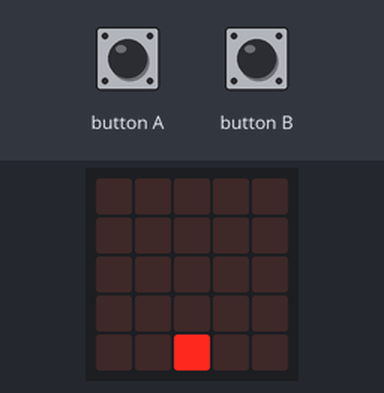
Bench run of a program on a simulated BBC micro:bit (MakeCode). Parts: the board's 5×5 LED display. Inputs (shaded band) come from the test bench.

Above: at 1.2 s.
1.3 s: button A pressed for 0.15 s
At 2.0 s:
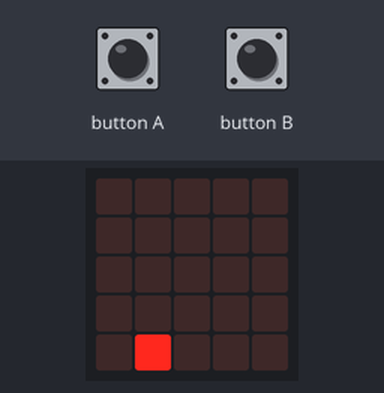
2.9 s: button A pressed for 0.15 s
At 4.2 s:
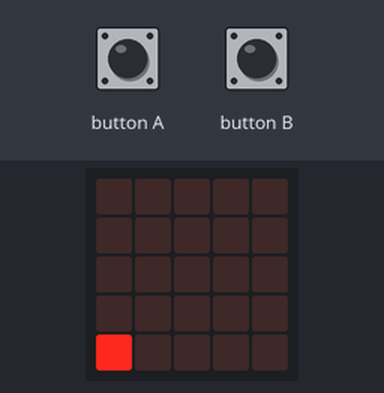
4.5 s: button B pressed for 0.15 s
At 5.6 s:
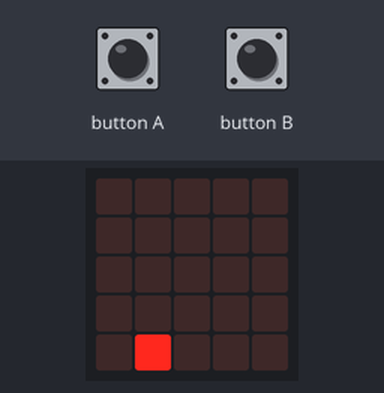
6.1 s: button B pressed 5 times (0.12 s each, 0.3 s apart)
At 7.4 s:
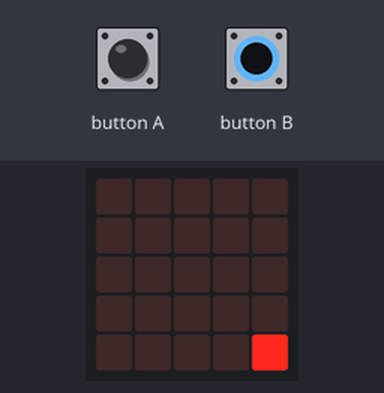
Timing chart, 0 to 9.1 s (numbered marks = the images above; inputs shaded):
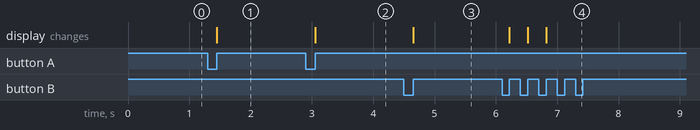

Measured:
- after the input at 1.3 s, the display: changes after 0.15 s (image 1)
- after the input at 2.9 s, the display: changes after 0.15 s (image 2)
- after the input at 4.5 s, the display: changes after 0.15 s (image 3)
- after the input at 6.1 s, the display: first changes after 0.12 s (image 4 shows a later state)

The program:

main.ts
```typescript
input.onButtonPressed(Button.A, function () {
    猴子.change(LedSpriteProperty.X, -1)
})
input.onButtonPressed(Button.B, function () {
    猴子.change(LedSpriteProperty.X, 1)
})
let 猴子: game.LedSprite = null
猴子 = game.createSprite(2, 4)
let 跑 = 0
basic.forever(function () {

})
```

test.ts
```typescript
// 在這裡測試；當此封包作為擴充功能時，將不會編譯此內容。
```
